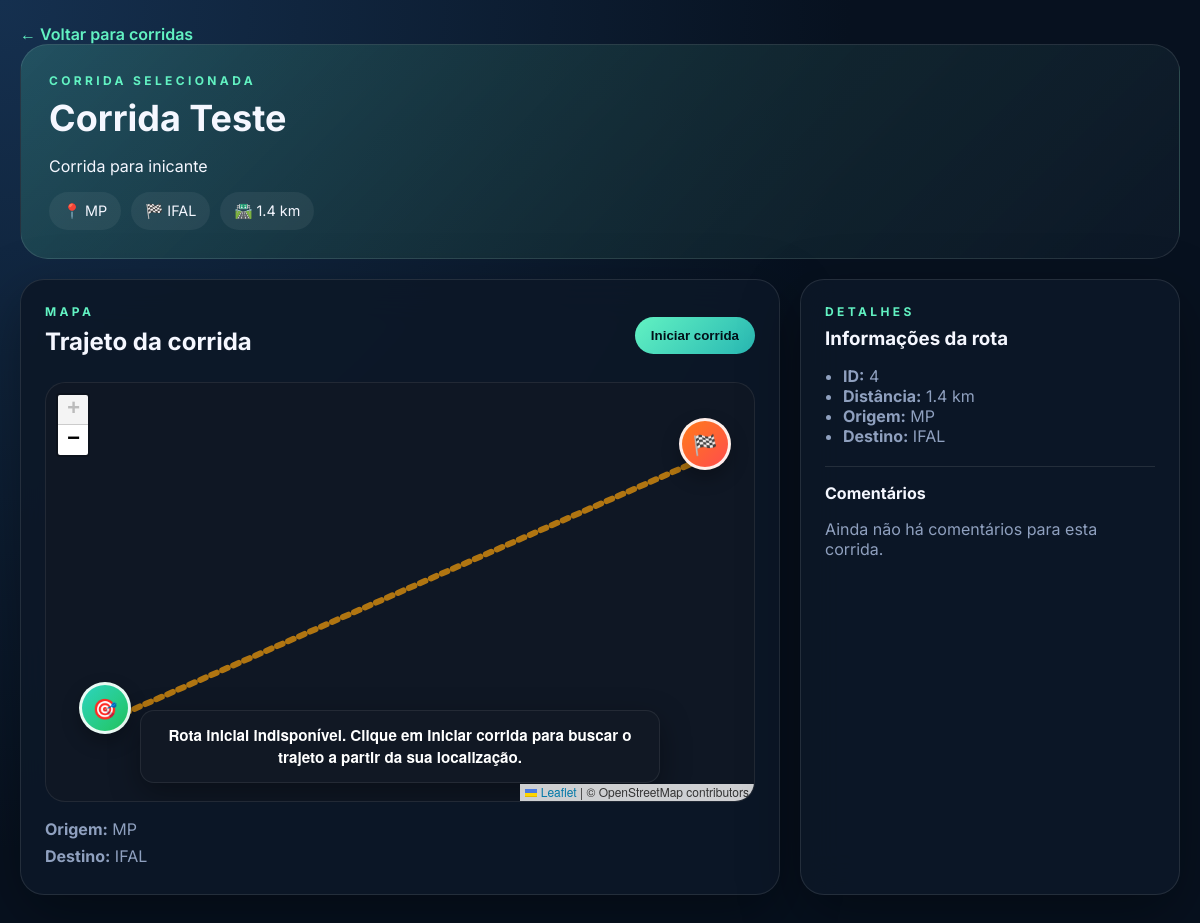
/corridas/4/, run on an earlier commit of the app's database.
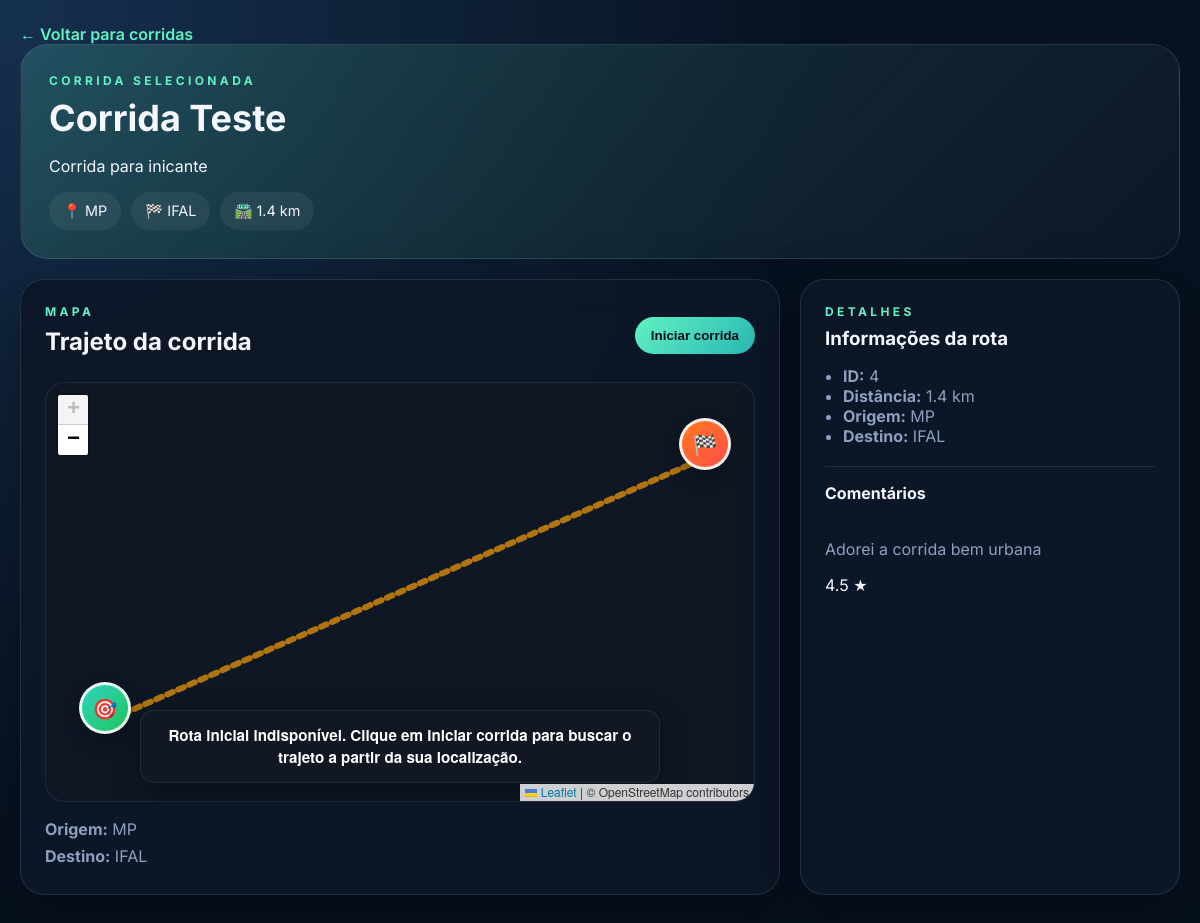
And on a later commit of the database.
### corridas/models.py (models this page shows, shortened)
class ComentarioCorrida(models.Model):
    corrida = models.ForeignKey(
        Corrida,
        on_delete=models.CASCADE,
        related_name="comentarios"
    )
    comentario = models.TextField()
    avaliacao = models.FloatField()

### corridas/views.py (the view)
# urls.py: path('<int:corrida_id>/', views.corrida_detail, name='corrida_detail'),
def corrida_detail(request, corrida_id):
    corrida = get_object_or_404(Corrida, id=corrida_id)
    comentarios = corrida.comentarios.all().order_by("-id")
    return render(
        request,
        "corrida_detail.html",
        {
            "corrida": corrida,
            "comentarios": comentarios,
            "google_maps_api_key": "",
        },
    )

### corridas/templates/corrida_detail.html (shortened to what this page needs)
{% load static %}
<!DOCTYPE html>
<html lang="pt-BR">
<head>
    <link rel="stylesheet" href="https://unpkg.com/leaflet@1.9.4/dist/leaflet.css" />
    <link rel="stylesheet" href="{% static 'style.css' %}">
</head>
<body>
    <div class="page-shell detail-page">
        <a class="back-link" href="{% url 'corrida_list' %}">
            ← Voltar para corridas
        </a>
        <section class="detail-hero">
            <div>
                <p class="eyebrow">Corrida selecionada</p>
                <h1>{{ corrida.nome }}</h1>
                <p>{{ corrida.descricao }}</p>
            </div>
            <div class="detail-badges">
                <span class="pill">📍 {{ corrida.local_inicio }}</span>
                <span class="pill">🏁 {{ corrida.local_fim }}</span>
                <span class="pill">🛣️ {{ corrida.distancia }} km</span>
            </div>
        </section>
        <section class="detail-grid">
            <article class="map-card">
                <div class="section-title-row">
                    <div>
                        <p class="eyebrow">Mapa</p>
                        <h2>Trajeto da corrida</h2>
                    </div>
                    <button class="primary-btn" id="start-run-btn">
                        Iniciar corrida
                    </button>
                </div>
                <div id="map" class="map-placeholder">
                </div>
                <div class="route-info">
                    <strong>Origem:</strong> {{ corrida.local_inicio }}<br>
                    <strong>Destino:</strong> {{ corrida.local_fim }}
                </div>
            </article>
            <aside class="info-card">
                <p class="eyebrow">Detalhes</p>
                <h3>Informações da rota</h3>
                <ul>
                    <li><strong>ID:</strong> {{ corrida.id }}</li>
                    <li><strong>Distância:</strong> {{ corrida.distancia }} km</li>
                    <li><strong>Origem:</strong> {{ corrida.local_inicio }}</li>
                    <li><strong>Destino:</strong> {{ corrida.local_fim }}</li>
                </ul>
                <div class="comments-box">
                    <h4>Comentários</h4>
                    {% for comentario in comentarios %}
                        <div class="comment-item">
                            <p>{{ comentario.comentario }}</p>
                            <span>{{ comentario.avaliacao }} ★</span>
                        </div>
                    {% empty %}
                        <p class="muted">
                            Ainda não há comentários para esta corrida.
                        </p>
                    {% endfor %}
                </div>
            </aside>
        </section>
    </div>
</body>
</html>

What changed in the data, as far as the page shows it:
added ComentarioCorrida: comentario "Adorei a corrida bem urbana", avaliacao "4.5"
Also different on the page:
text no longer shown: "Ainda não há comentários para esta corrida."
